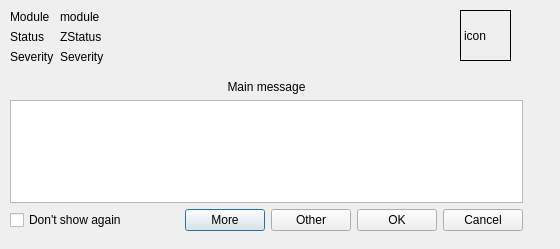
<?xml version="1.0" encoding="UTF-8"?>
<ui version="4.0">
 <class>ZExceptionDLg</class>
 <widget class="QDialog" name="ZExceptionDLg">
  <property name="geometry">
   <rect>
    <x>0</x>
    <y>0</y>
    <width>560</width>
    <height>249</height>
   </rect>
  </property>
  <property name="windowTitle">
   <string>Dialog</string>
  </property>
  <widget class="QLabel" name="LogoLBl">
   <property name="geometry">
    <rect>
     <x>460</x>
     <y>10</y>
     <width>51</width>
     <height>51</height>
    </rect>
   </property>
   <property name="sizePolicy">
    <sizepolicy hsizetype="Expanding" vsizetype="Expanding">
     <horstretch>0</horstretch>
     <verstretch>0</verstretch>
    </sizepolicy>
   </property>
   <property name="autoFillBackground">
    <bool>true</bool>
   </property>
   <property name="frameShape">
    <enum>QFrame::Box</enum>
   </property>
   <property name="text">
    <string>icon</string>
   </property>
   <property name="scaledContents">
    <bool>true</bool>
   </property>
  </widget>
  <widget class="QWidget" name="layoutWidget">
   <property name="geometry">
    <rect>
     <x>10</x>
     <y>80</y>
     <width>513</width>
     <height>151</height>
    </rect>
   </property>
   <layout class="QVBoxLayout" name="verticalLayout_2">
    <item>
     <layout class="QVBoxLayout" name="verticalLayout">
      <item>
       <widget class="QLabel" name="label">
        <property name="text">
         <string>Main message</string>
        </property>
        <property name="alignment">
         <set>Qt::AlignCenter</set>
        </property>
       </widget>
      </item>
      <item>
       <widget class="QTextEdit" name="MessageTEd"/>
      </item>
     </layout>
    </item>
    <item>
     <spacer name="verticalSpacer">
      <property name="orientation">
       <enum>Qt::Vertical</enum>
      </property>
      <property name="sizeHint" stdset="0">
       <size>
        <width>20</width>
        <height>50</height>
       </size>
      </property>
     </spacer>
    </item>
    <item>
     <layout class="QHBoxLayout" name="horizontalLayout">
      <item>
       <widget class="QCheckBox" name="dontShowCKb">
        <property name="text">
         <string>Don't show again</string>
        </property>
       </widget>
      </item>
      <item>
       <spacer name="horizontalSpacer">
        <property name="orientation">
         <enum>Qt::Horizontal</enum>
        </property>
        <property name="sizeHint" stdset="0">
         <size>
          <width>40</width>
          <height>20</height>
         </size>
        </property>
       </spacer>
      </item>
      <item>
       <widget class="QPushButton" name="MoreBTn">
        <property name="text">
         <string>More</string>
        </property>
       </widget>
      </item>
      <item>
       <widget class="QPushButton" name="OtherBTn">
        <property name="text">
         <string>Other</string>
        </property>
       </widget>
      </item>
      <item>
       <widget class="QPushButton" name="OKBTn">
        <property name="text">
         <string>OK</string>
        </property>
       </widget>
      </item>
      <item>
       <widget class="QPushButton" name="CancelBTn">
        <property name="text">
         <string>Cancel</string>
        </property>
       </widget>
      </item>
     </layout>
    </item>
   </layout>
  </widget>
  <widget class="QWidget" name="layoutWidget">
   <property name="geometry">
    <rect>
     <x>10</x>
     <y>10</y>
     <width>211</width>
     <height>59</height>
    </rect>
   </property>
   <layout class="QFormLayout" name="formLayout">
    <item row="0" column="0">
     <widget class="QLabel" name="label_3">
      <property name="text">
       <string>Module</string>
      </property>
     </widget>
    </item>
    <item row="0" column="1">
     <widget class="QLabel" name="ModuleLBl">
      <property name="text">
       <string>module</string>
      </property>
     </widget>
    </item>
    <item row="1" column="0">
     <widget class="QLabel" name="label_4">
      <property name="text">
       <string>Status</string>
      </property>
     </widget>
    </item>
    <item row="1" column="1">
     <widget class="QLabel" name="ZStatusLBl">
      <property name="text">
       <string>ZStatus</string>
      </property>
     </widget>
    </item>
    <item row="2" column="0">
     <widget class="QLabel" name="label_5">
      <property name="text">
       <string>Severity</string>
      </property>
     </widget>
    </item>
    <item row="2" column="1">
     <widget class="QLabel" name="SeverityLBl">
      <property name="text">
       <string>Severity</string>
      </property>
     </widget>
    </item>
   </layout>
  </widget>
 </widget>
 <resources/>
 <connections/>
</ui>
